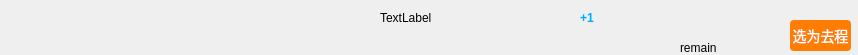
<?xml version="1.0" encoding="UTF-8"?>
<ui version="4.0">
 <class>FlightItemWidget</class>
 <widget class="QWidget" name="FlightItemWidget">
  <property name="geometry">
   <rect>
    <x>0</x>
    <y>0</y>
    <width>858</width>
    <height>55</height>
   </rect>
  </property>
  <property name="windowTitle">
   <string>Form</string>
  </property>
  <widget class="QLabel" name="labelLogo">
   <property name="geometry">
    <rect>
     <x>10</x>
     <y>10</y>
     <width>41</width>
     <height>41</height>
    </rect>
   </property>
   <property name="text">
    <string/>
   </property>
  </widget>
  <widget class="QLabel" name="labelAirline">
   <property name="geometry">
    <rect>
     <x>80</x>
     <y>10</y>
     <width>131</width>
     <height>21</height>
    </rect>
   </property>
   <property name="font">
    <font>
     <pointsize>12</pointsize>
     <bold>false</bold>
    </font>
   </property>
   <property name="text">
    <string/>
   </property>
  </widget>
  <widget class="QLabel" name="Airname">
   <property name="geometry">
    <rect>
     <x>80</x>
     <y>40</y>
     <width>191</width>
     <height>16</height>
    </rect>
   </property>
   <property name="text">
    <string>&lt;html&gt;&lt;head/&gt;&lt;body&gt;&lt;p&gt;&lt;span style=&quot; color:#4186ea;&quot;&gt;&lt;br/&gt;&lt;/span&gt;&lt;/p&gt;&lt;/body&gt;&lt;/html&gt;</string>
   </property>
  </widget>
  <widget class="QLabel" name="labelDepartTime">
   <property name="geometry">
    <rect>
     <x>260</x>
     <y>10</y>
     <width>91</width>
     <height>31</height>
    </rect>
   </property>
   <property name="font">
    <font>
     <pointsize>16</pointsize>
     <bold>true</bold>
    </font>
   </property>
   <property name="text">
    <string/>
   </property>
  </widget>
  <widget class="QLabel" name="labelDepartAirport">
   <property name="geometry">
    <rect>
     <x>260</x>
     <y>40</y>
     <width>131</width>
     <height>16</height>
    </rect>
   </property>
   <property name="text">
    <string/>
   </property>
  </widget>
  <widget class="QLabel" name="labelArriveTime">
   <property name="geometry">
    <rect>
     <x>480</x>
     <y>10</y>
     <width>101</width>
     <height>31</height>
    </rect>
   </property>
   <property name="font">
    <font>
     <pointsize>16</pointsize>
     <bold>true</bold>
    </font>
   </property>
   <property name="text">
    <string/>
   </property>
  </widget>
  <widget class="QLabel" name="labelArriveAirport">
   <property name="geometry">
    <rect>
     <x>480</x>
     <y>40</y>
     <width>131</width>
     <height>16</height>
    </rect>
   </property>
   <property name="text">
    <string/>
   </property>
  </widget>
  <widget class="QLabel" name="labelPrice">
   <property name="geometry">
    <rect>
     <x>670</x>
     <y>10</y>
     <width>101</width>
     <height>31</height>
    </rect>
   </property>
   <property name="font">
    <font>
     <pointsize>16</pointsize>
     <bold>true</bold>
    </font>
   </property>
   <property name="text">
    <string>&lt;html&gt;&lt;head/&gt;&lt;body&gt;&lt;p&gt;&lt;span style=&quot; color:#3a84ee;&quot;&gt;&lt;br/&gt;&lt;/span&gt;&lt;/p&gt;&lt;/body&gt;&lt;/html&gt;</string>
   </property>
  </widget>
  <widget class="QLabel" name="label_31">
   <property name="geometry">
    <rect>
     <x>710</x>
     <y>30</y>
     <width>61</width>
     <height>16</height>
    </rect>
   </property>
   <property name="text">
    <string/>
   </property>
  </widget>
  <widget class="QPushButton" name="btnSelect">
   <property name="geometry">
    <rect>
     <x>790</x>
     <y>20</y>
     <width>61</width>
     <height>31</height>
    </rect>
   </property>
   <property name="styleSheet">
    <string notr="true">/* 登录按钮基础样式（橙色边框+橙色背景，搭配白色文字） */
QPushButton {
    /* 橙色边框：#ff7d00 是常用登录页橙色，可替换为 #ff9900（浅橙）、#ff6600（深橙） */
    border: 2px solid #ff7d00; 
    border-radius: 4px; /* 圆角（和输入框保持一致，更协调） */
    background-color: #ff7d00; /* 按钮背景色（和边框同色，一体化效果） */
    color: white; /* 文字白色 */
    font-size: 14px; /* 文字大小 */
    height: 44px; /* 按钮高度（和输入框呼应） */
}

/* 悬浮状态（边框加深+背景色变深，更有交互感） */
QPushButton:hover {
    border-color: #ff6600; /* 悬浮时边框深橙色 */
    background-color: #ff6600; /* 悬浮时背景深橙色 */
}

/* 点击状态（边框再加深+背景色压暗，模拟按压效果） */
QPushButton:pressed {
    border-color: #e65c00; /* 点击时边框更深橙色 */
    background-color: #e65c00; /* 点击时背景更深橙色 */
}

/* 禁用状态（可选：如果按钮需要禁用，边框和背景变灰色） */
QPushButton:disabled {
    border-color: #cccccc;
    background-color: #cccccc;
    color: #ffffff;
}</string>
   </property>
   <property name="text">
    <string>选为去程</string>
   </property>
  </widget>
  <widget class="QLabel" name="labelNextDay">
   <property name="geometry">
    <rect>
     <x>580</x>
     <y>10</y>
     <width>51</width>
     <height>16</height>
    </rect>
   </property>
   <property name="text">
    <string>&lt;html&gt;&lt;head/&gt;&lt;body&gt;&lt;p&gt;&lt;span style=&quot; font-weight:700; color:#00aaff;&quot;&gt;+1&lt;/span&gt;&lt;/p&gt;&lt;/body&gt;&lt;/html&gt;</string>
   </property>
  </widget>
  <widget class="QLabel" name="label">
   <property name="geometry">
    <rect>
     <x>350</x>
     <y>20</y>
     <width>121</width>
     <height>20</height>
    </rect>
   </property>
   <property name="text">
    <string/>
   </property>
   <property name="pixmap">
    <pixmap resource="new_resources.qrc">:/newimages/newimages/arrow.jpg</pixmap>
   </property>
   <property name="scaledContents">
    <bool>true</bool>
   </property>
  </widget>
  <widget class="QLabel" name="duration">
   <property name="geometry">
    <rect>
     <x>380</x>
     <y>10</y>
     <width>71</width>
     <height>16</height>
    </rect>
   </property>
   <property name="text">
    <string>TextLabel</string>
   </property>
  </widget>
  <widget class="QLabel" name="labelremain">
   <property name="geometry">
    <rect>
     <x>680</x>
     <y>40</y>
     <width>81</width>
     <height>16</height>
    </rect>
   </property>
   <property name="text">
    <string>&lt;html&gt;&lt;head/&gt;&lt;body&gt;&lt;p&gt;remain&lt;/p&gt;&lt;/body&gt;&lt;/html&gt;</string>
   </property>
  </widget>
 </widget>
 <resources>
  <include location="new_resources.qrc"/>
 </resources>
 <connections/>
</ui>
